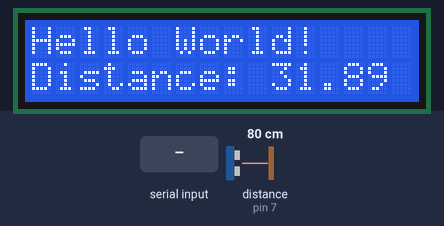
Recording of a sketch running on a simulated Arduino Uno, built with avr-gcc and run on an emulated ATmega328P. Shown: 16×2 character LCD. Inputs (shaded band) come from the test bench; at power-on: distance to the obstacle (sensor on pin 7) 80 cm. The echo pulse lasts 58.3 µs per cm; what the sketch prints to the serial monitor is not drawn.

Above: at 1.2 s.
1.3 s: "m" received over Serial
At 2.8 s:
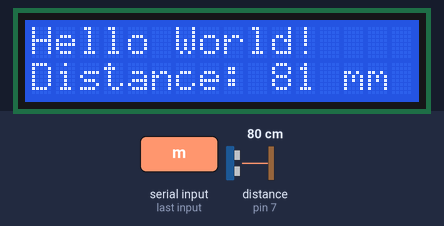
3.6 s: distance to the obstacle (sensor on pin 7) set to 120 cm
At 4.8 s:
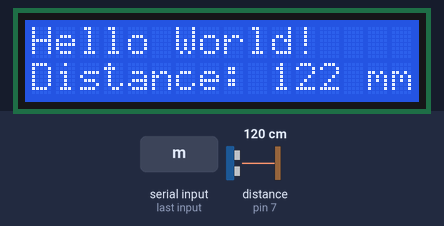
5.1 s: distance to the obstacle (sensor on pin 7) set to 198 cm
At 6.2 s:
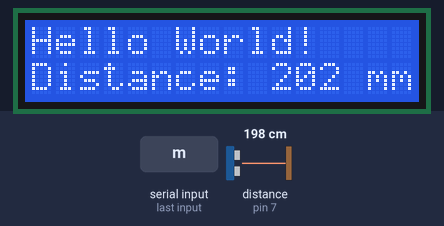
6.6 s: distance to the obstacle (sensor on pin 7) set to 204 cm
At 7.7 s:
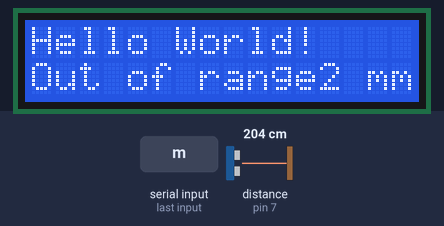
Timing chart, 0 to 9.6 s (numbered marks = the images above; inputs shaded):
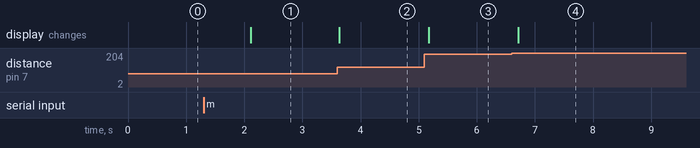

The sketch:

lab7excercise2.ino
```cpp
#include <Wire.h>      // Include the Wire library for I2C communication
#include <LiquidCrystal.h>  // Include the LiquidCrystal library
#include <NewPing.h>  // Include the NewPing library for ultrasonic sensor

// Define the pins for the LED panel
const int rs = 12, en = 11, d4 = 5, d5 = 4, d6 = 3, d7 = 2;
LiquidCrystal lcd(rs, en, d4, d5, d6, d7);

#define TRIGGER_PIN 6
#define ECHO_PIN 7
#define MAX_DISTANCE 200 // Maximum distance we want to ping for (in centimeters). Maximum sensor distance is rated at 400-500cm.

NewPing sonar(TRIGGER_PIN, ECHO_PIN, MAX_DISTANCE); // NewPing setup of pins and maximum distance.

bool displayInches = true;

void setup() {
  Serial.begin(9600);
  lcd.begin(16, 2); // Initialize the LCD with 16 columns and 2 rows
  lcd.print("Hello World!");  // Display "Hello World!" on the LCD
}

void loop() {
  unsigned int distance;

  distance = sonar.ping_cm(); // Send ping, get distance in cm.

  if (distance == 0) {
    lcd.setCursor(0, 1);
    lcd.print("Out of range");
  } else {
    lcd.setCursor(0, 1);
    if (displayInches) {
      float inches = distance * 0.393701;
      lcd.print("Distance: ");
      lcd.print(inches);
      lcd.print(" inches   ");
    } else {
      lcd.print("Distance: ");
      lcd.print(distance);
      lcd.print(" mm   ");
    }
  }

  if (Serial.available() > 0) {
    char command = Serial.read();
    if (command == 'i' || command == 'I') {
      displayInches = true;
      Serial.println("Displaying in inches");
    } else if (command == 'm' || command == 'M') {
      displayInches = false;
      Serial.println("Displaying in millimeters");
    }
  }

  delay(500); // Delay for stability
}
```

Measured:
- the behaviour switches between 200 and 201 cm on distance to the obstacle (sensor on pin 7) (found by bisection; images 3 and 4)
- after the input at 1.3 s, the display: changes after 0.81 s (image 1)
- after the input at 3.6 s, the display: changes at once (image 2)
- after the input at 5.1 s, the display: changes after 0.07 s (image 3)
- after the input at 6.6 s, the display: changes after 0.11 s (image 4)
